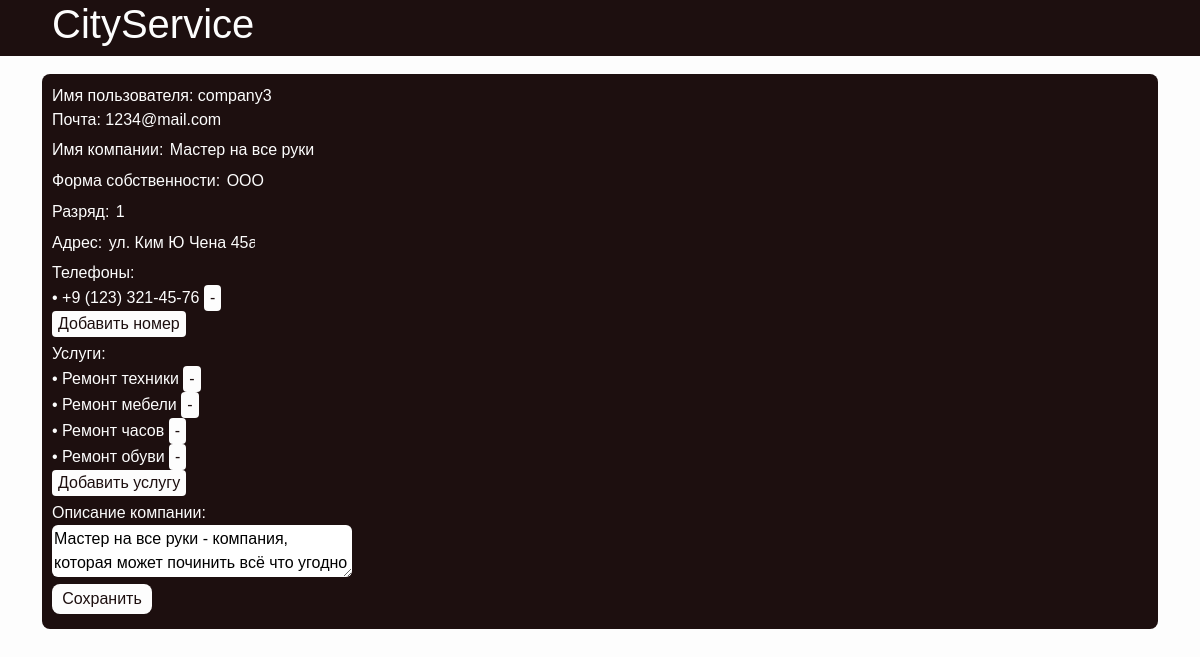
The page /cityservice/accounts/profile (signed in) on the database its author committed.
### accounts/models.py (models this page shows)
class Account(AbstractUser):
    group = models.ForeignKey(Group, on_delete=models.CASCADE)
    groups = None
    user_permissions = None
    first_name = None
    last_name = None
    class Meta:
        db_table = "auth_account"

### etc/models.py (models this page shows)
class Company(models.Model):
    id = models.IntegerField(primary_key=True)
    name = models.CharField(max_length=150, null=False) #blank = False?
    rank = models.IntegerField(null=True)
    type_of_ownership = models.CharField(max_length=150, null=True)
    address = models.CharField(max_length=200, null=True)
    description = models.TextField()
    account = models.ForeignKey(Account, on_delete=models.CASCADE)
    services = models.ManyToManyField(Service)
    specializations = models.ManyToManyField(Specialization)
    holidays = models.ManyToManyField(Holiday)
    day_of_work = models.ManyToManyField(Day_of_work)
    class Meta:
        db_table = "company"

class Phone(models.Model):
    id = models.IntegerField(primary_key=True)
    phone = models.CharField(max_length=15, null=False)
    company = models.ForeignKey(Company, on_delete=models.CASCADE)
    class Meta:
        db_table = "phone"

class Service(models.Model):
    id = models.IntegerField(primary_key=True)
    name = models.CharField(max_length=150, null=False)
    specialization = models.ForeignKey(Specialization, on_delete=models.CASCADE)
    class Meta:
        db_table = "service"

### accounts/views.py (the view)
# urls.py: path('cityservice/accounts/profile', profile, name='account_profile'),
def profile(request):
    account = Account.objects.get(username=request.user)
    context = {}
    if account:
        context['account'] = account
        if account.group.id == 1:
            user = User.objects.get(account=account.pk)
            context['info'] = user
        else:
            company = Company.objects.get(account=account.pk)
            phones = Phone.objects.filter(company=company.pk)
            print(phones)
            print(company)
            print(company.services.all())
            context['allServices'] = Service.objects.all()
            context['info'] = company
            context['formPhone'] = CompanyAddPhone()
            context['formService'] = CompanyAddService()
            context['phones'] = phones
            context['services'] = company.services.all()
    else:
        pass
    return render(request, 'profile.html', context)

### etc/forms.py
class CompanyAddPhone(forms.Form):
    phone = forms.CharField(widget=forms.TextInput(
        attrs={
            'class': 'cs-input',
            'placeholder': '+X (XXX) XXX-XX-XX',
            'pattern': '\+[0-9]{1} \([0-9]{3}\) [0-9]{3}-[0-9]{2}-[0-9]{2}',
            'type': 'text',
            'maxlength': 18,
        }
    ))
    class Meta:
        model = Company
        fields = ('phone')

class CompanyAddService(forms.Form):
    name = forms.CharField(widget=forms.TextInput(
        attrs={
            'class': 'cs-input',
        }
    ))
    class Meta:
        model = Company
        fields = ('name')

### accounts/templates/profile.html (shortened to what this page needs)
{% load static %}
<!DOCTYPE html>
<html lang="en">
<head>
    <link href="/static/bootstrap/css/bootstrap.min.css" rel="stylesheet">
    <link href="/static/profile_style.css" rel="stylesheet">
</head>
<body>
    <header>
        <div class="container ">
            <div class="row">
                <div class="col-12">
                    <h1 class="text-left cs-h1"><a class="cs-a" href={% url 'companies' %}>CityService</a></h1>
                </div>
            </div>
        </div>
    </header>
    <hr>
    <div class="container">
        <div class="row">
            <div class="col">
                <div class="cs-profile-div">
                    <div class="panel">
                        <label>Имя пользователя:</label>
                        {{ account.username }}
                    <div>
                    <div class="panel">
                        <label>Почта:</label>
                        {% if account.email %}
                                {{ account.email }}
                        {% else %}
                            <label>Отсутствует</label>
                            {% comment %} <br> {% endcomment %}
                        {% endif %}
                    </div>
                    {% if account.group.id == 1 %}
                        <div class="panel">
                            <form action={% url 'change_first_name' %} method="POST">
                                <label>Имя:</label>
                                {% csrf_token %}
                                <input placeholder="Имя" class="cs-input-base" type="text" name="first_name" value="{{ info.first_name }}">
                            </form>
                        </div>
                        <div class="panel">
                            <form action={% url 'change_last_name' %} method="POST">
                                <label>Фамилия:</label>
                                {% csrf_token %}
                                <input placeholder="Фамилия" class="cs-input-base" type="text" name="last_name" value="{{ info.last_name }}">
                            </form>
                        </div>
                    {% else %}
                        <div class="panel">
                            <form action={% url 'change_name' %} method="POST">
                                <label>Имя компании:</label>
                                <input placeholder="Имя компании" class="cs-input-base" type="text" name="name" value="{{ info.name }}">
                            </form>
                        </div>
                        <div class="panel">
                            <form action={% url 'change_ownership' %} method="POST">
                                <label>Форма собственности:</label>
                                <input placeholder="Форма собственности" class="cs-input-base" type="text" name="type_of_ownership" value="{{ info.type_of_ownership }}">
                            </form>
                        </div>
                        <div class="panel">
                            <form action={% url 'change_rank' %} method="POST">
                                <label>Разряд:</label>
                                <input placeholder="Разряд" class="cs-input-base" type="text" name="rank" value="{{ info.rank }}">
                            </form>
                        </div>
                        <div class="panel">
                            <form action={% url 'change_address' %} method="POST">
                                <label>Адрес:</label>
                                <input placeholder="Адрес" class="cs-input-base" type="text" name="address" value="{{ info.address }}">
                            </form>
                        </div>
                        <div class="panel">
                            <label>Телефоны:</label>
                            {% if phones %}
                                {% for phone in phones %}
                                    <div>
                                        <form method="POST" action={% url 'delete_phone' %}>
                                            <span class="tochka"> • </span> {{ phone.phone }}
                                            <input type="submit" class="cs-button-delete" value="-">
                                        </form>
                                    </div>
                                {% endfor %}
                            {% endif %}
                            <input type="submit" id="add_panel_knopka" class="cs-button-delete" value="Добавить номер" onclick=add_phone_panel(0)>
                            <br>
                        </div>
                        <div class="panel">
                            <label>Услуги:</label>
                            {% if services %}
                                {% for service in services %}
                                <div>
                                    <form method="POST" action={% url 'delete_service' %}>
                                        <span class="tochka"> • </span> {{ service.name }}
                                        <input type="submit" class="cs-button-delete" value="-">
                                    </form>
                                </div>
                                {% endfor %}
                            {% endif %}
                            <input type="submit" id="add_panel_knopka_service" class="cs-button-delete" value="Добавить услугу" onclick=add_service_panel(0)>
                            <br>
                        </div>
                        <div class="panel">
                            <form action={% url 'change_description' %} method="POST" id="description_form">
                                <label>Описание компании:</label>
                                <br>
                                <textarea form="description_form" placeholder="Описание компании" class="cs-input-base-description" type="text" name="description">{{info.description}}</textarea>
                                <br>
                                <input type="submit" class="cs-button-description" value="Сохранить">
                            </form>
                        </div>
                    {% endif %}
                </div>
            </div>
        </div>
    </div>
</body>
</html>

### static/profile_style.css (style rules this page uses)
:root { --colorBlack: #1D0F0F; --colorWhite: #fdfdfd; --colorGray: #a3a3a3; }
body { font-family: Arial, Helvetica, sans-serif; background-color: var(--colorWhite); }
.cs-h1 { color: var(--colorWhite); }
header { background-color: var(--colorBlack); margin-bottom: -15px; }
hr { color: var(--colorWhite); }
.cs-button-delete { border-radius: 4px; background-color: var(--colorWhite); color: var(--colorBlack); border-style: hidden; }
.cs-a { text-decoration: none; color: var(--colorWhite); margin-left: 10px; }
.cs-profile-div { padding: 10px; background-color: var(--colorBlack); border-radius: 8px; color: var(--colorWhite); }
.tochka { color: var(--colorWhite); }
.panel { margin-bottom: 5px; }
.cs-input-base { border: none; background-color: var(--colorBlack); color: var(--colorWhite); width: 150px; }
.cs-input-base-description { border: none; border-radius: 6px; color: black; width: 300px; }
.cs-button-description { height: 30px; width: 100px; border-radius: 8px; background-color: var(--colorWhite); color: var(--colorBlack); border-style: hidden; }

### rows shown on the page
Company: name "Мастер на все руки", type_of_ownership "ООО", rank "1", address "ул. Ким Ю Чена 45а", description "Мастер на все руки - компания, которая может починить всё что угодно"
Phone: phone "+9 (123) 321-45-76"
Service: name "Ремонт техники"
Service: name "Ремонт мебели"
Service: name "Ремонт часов"
Service: name "Ремонт обуви"

### other values the page prints
{{ account.username }} "company3"
{{ account.email }} "1234@mail.com"
